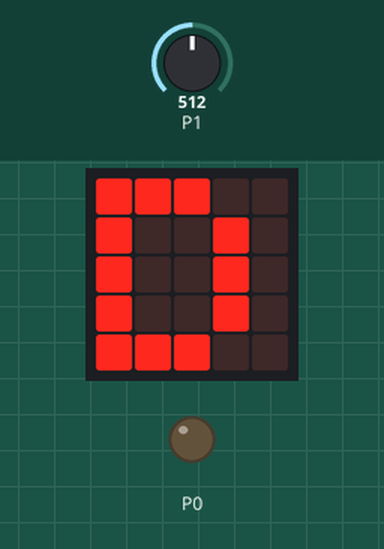
Simulated run of this program. Board: BBC micro:bit running MicroPython. Shown: the board's 5×5 LED display, output pins drawn as LEDs (lit = HIGH). The test bench sets the inputs (shaded band); at power-on: P1 = 512 (analog values on the 0–1023 scale).

Above: at 1.2 s.
1.3 s: P1 set to 260
2.8 s: P1 set to 242
At 3.3 s:
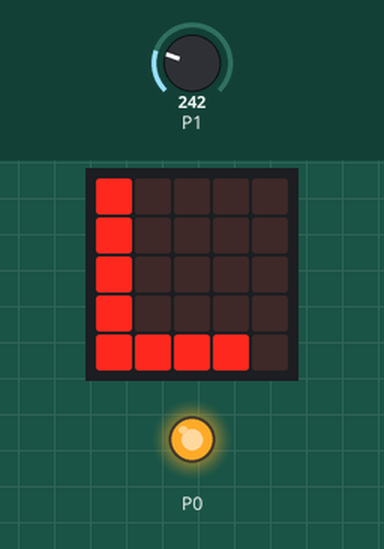
4.3 s: P1 set to 306
At 4.6 s:
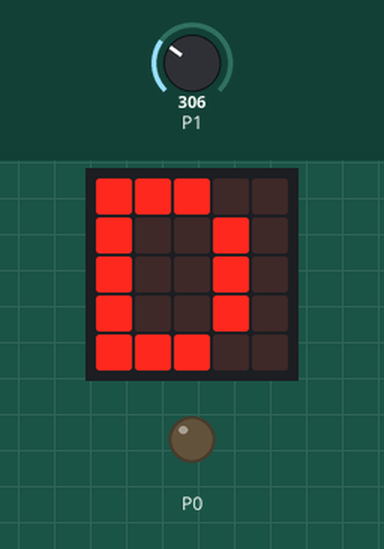
5.8 s: P1 set to 240
At 7.1 s:
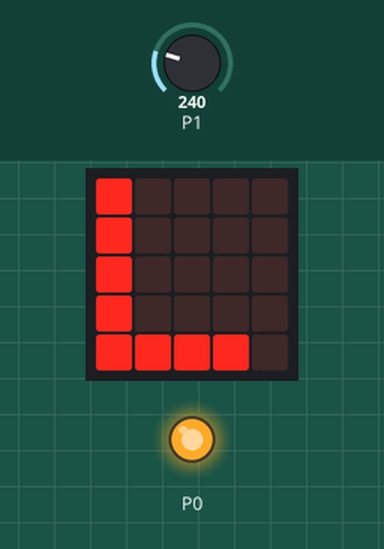
Timing chart, 0 to 8.3 s (numbered marks = the images above; inputs shaded):
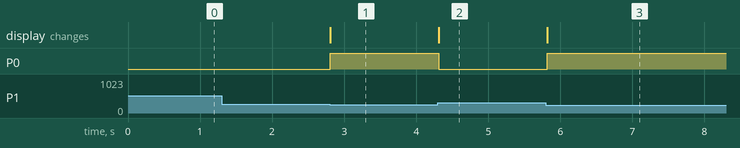

Measured:
- the behaviour switches between 251 and 250 on P1 (found by bisection; images 0 and 1)
- after the input at 1.3 s, every drawn part: stays the same
- after the input at 2.8 s, P0: LOW → HIGH at once; the display: changes at once (image 1)
- after the input at 4.3 s, P0: HIGH → LOW at once; the display: changes at once (image 2)
- after the input at 5.8 s, P0: LOW → HIGH at once; the display: changes at once (image 3)

The program:

lightAlarm.py
```python
# Alarms if the light goes out.
# Wire up as the instructions on https://www.littlebird.com.au/learn/94/create-a-light-sensitive-alarm-with-micro-bit
# Which other sensors could you use to trigger the alarm?
# Could you you multiple sensors to trigger the alarm?

from microbit import *

while True:
#    pin0.write_digital(1)
    value = pin1.read_analog()
#    print(value)
    if value > 250:
        display.show('D')
        pin0.write_digital(0)
    else:
        display.show('L')
        pin0.write_digital(1)
    sleep(100)
```
